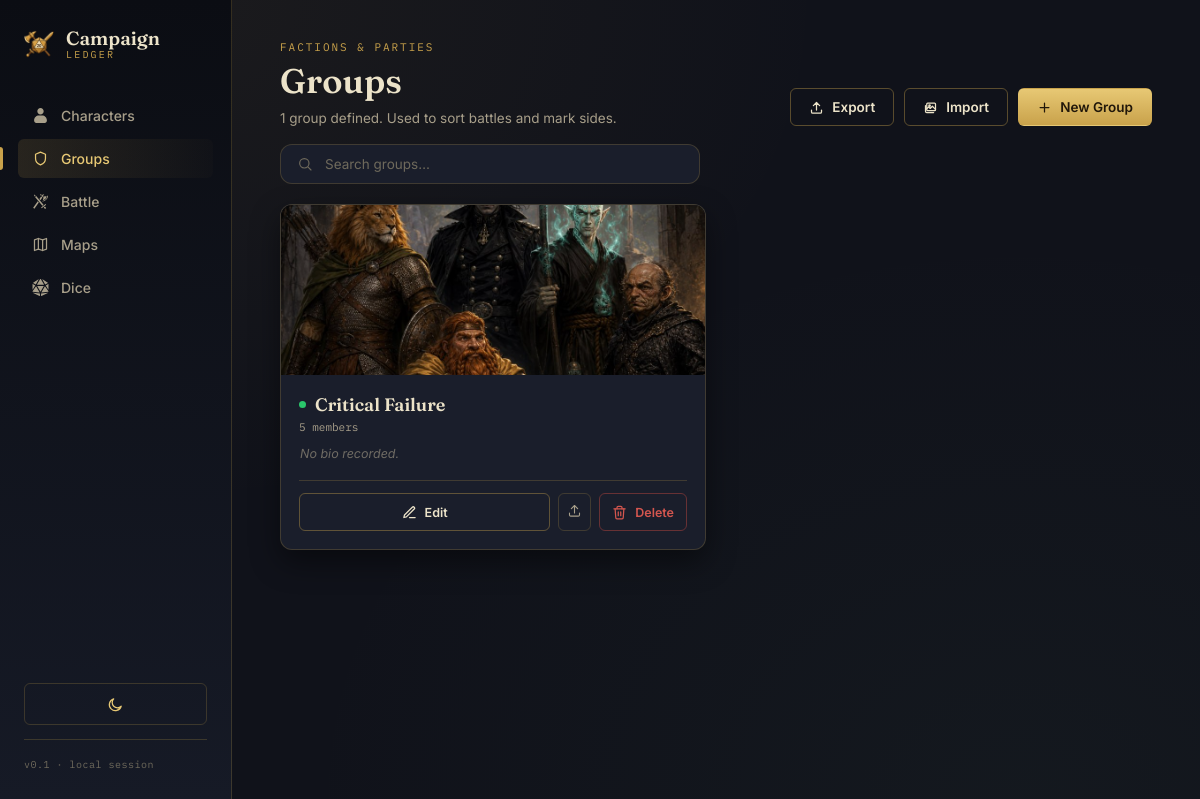
Before: /groups with the older database file.
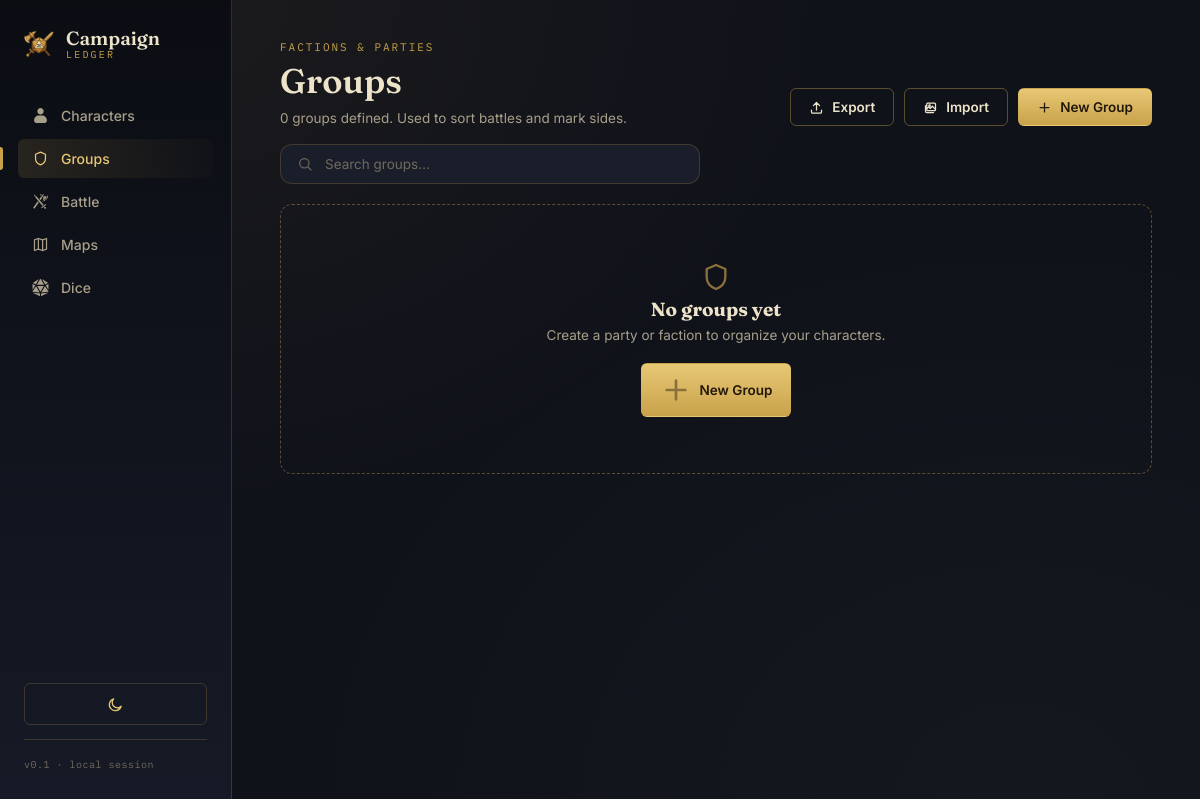
After: the same page with the newer database file.
### tables this page shows
CREATE TABLE groups (
    id INTEGER PRIMARY KEY AUTOINCREMENT,
    name TEXT NOT NULL,
    avatar_path TEXT,
    bio TEXT,
    color TEXT DEFAULT '#c9a24b',
    created_at TIMESTAMP DEFAULT CURRENT_TIMESTAMP
);

### app.py (the view)
@app.route('/groups')
def groups_list():
    db = get_db()
    groups = db.execute('''
        SELECT g.*, (SELECT COUNT(*) FROM characters c WHERE c.group_id = g.id) AS member_count
        FROM groups g ORDER BY g.name COLLATE NOCASE ASC
    ''').fetchall()
    db.close()
    return render_template('groups_list.html', groups=groups)

### database.py (called while the page is built)
def get_db():
    conn = sqlite3.connect(DB_PATH)
    conn.row_factory = sqlite3.Row
    conn.execute('PRAGMA foreign_keys = ON')
    return conn

### templates/groups_list.html (shortened to what this page needs)
{% extends "base.html" %}
{% from "_icons.html" import icon %}
{% set active_page = 'groups' %}
{% block content %}
<div class="page-header">
  <div>
    <p class="page-eyebrow">Factions &amp; Parties</p>
    <h1 class="page-title">Groups</h1>
    <p class="page-sub">{{ groups|length }} {{ 'group' if groups|length == 1 else 'groups' }} defined. Used to sort battles and mark sides.</p>
  </div>
  <div style="display:flex; gap:10px; flex-wrap:wrap;">
    <a href="{{ url_for('export_data') }}" class="btn btn-ghost">{{ icon('upload') }} Export</a>
    <form method="POST" action="{{ url_for('import_data') }}" enctype="multipart/form-data">
      <label class="btn btn-ghost import-label">
        {{ icon('images') }} Import
      </label>
    </form>
    <a href="{{ url_for('group_new') }}" class="btn btn-primary">{{ icon('plus') }} New Group</a>
  </div>
</div>
<div class="search-bar">
  {{ icon('search') }}
  <input type="text" id="group-search" placeholder="Search groups…" autocomplete="off">
</div>
{% if groups %}
<div class="group-grid" id="group-grid">
  {% for g in groups %}
  <div class="group-card" data-name="{{ g.name|lower }}">
    <div class="group-image-block" style="{{ '' if g.avatar_path else 'background: linear-gradient(135deg, ' ~ g.color ~ ', var(--bg-panel-inset));' }}">
      {% if g.avatar_path %}
        <img src="{{ url_for('uploaded_file', filename=g.avatar_path) }}" alt="{{ g.name }} avatar">
      {% else %}
        <div class="group-image-placeholder">{{ icon('shield') }}</div>
      {% endif %}
    </div>
    <div class="group-body">
      <h3 class="group-name"><span class="group-dot" style="background:{{ g.color }}"></span>{{ g.name }}</h3>
      <p class="group-count">{{ g.member_count }} member{{ '' if g.member_count == 1 else 's' }}</p>
      <p class="group-bio">{{ g.bio }}</p>
      <div class="group-actions">
        <a href="{{ url_for('group_edit', group_id=g.id) }}" class="btn btn-ghost btn-sm">{{ icon('pencil') }} Edit</a>
        <a href="{{ url_for('group_export', group_id=g.id) }}" class="btn-icon" title="Export this group">{{ icon('upload') }}</a>
        <form method="POST" action="{{ url_for('group_delete', group_id=g.id) }}" data-confirm="Delete group '{{ g.name }}'? Members will become ungrouped.">
          <button type="submit" class="btn btn-danger btn-sm">{{ icon('trash-2') }} Delete</button>
        </form>
      </div>
    </div>
  </div>
  {% endfor %}
</div>
{% else %}
<div class="empty-state">
  {{ icon('shield') }}
  <h3>No groups yet</h3>
  <p>Create a party or faction to organize your characters.</p>
  <a href="{{ url_for('group_new') }}" class="btn btn-primary">{{ icon('plus') }} New Group</a>
</div>
{% endif %}
{% endblock %}

### templates/_icons.html (shortened to what the changed rows need)
{% macro icon(name, cls='') %}
{%- if name == 'scroll-text' -%}
<?xml version="1.0" encoding="UTF-8"?>
<svg width="800px" height="800px" viewBox="0 0 16 16" xmlns="http://www.w3.org/2000/svg">
    <path d="m 8 1 c -1.65625 0 -3 1.34375 -3 3 s 1.34375 3 3 3 s 3 -1.34375 3 -3 s -1.34375 -3 -3 -3 z m -1.5 7 c -2.492188 0 -4.5 2.007812 -4.5 4.5 v 0.5 c 0 1.109375 0.890625 2 2 2 h 8 c 1.109375 0 2 -0.890625 2 -2 v -0.5 c 0 -2.492188 -2.007812 -4.5 -4.5 -4.5 z m 0 0" fill="#a89f8a"/>
</svg>
{%- elif name == 'shield' -%}
<svg class="icon {{ cls }}" viewBox="0 0 24 24" fill="none" stroke="currentColor" stroke-width="1.75" stroke-linecap="round" stroke-linejoin="round"><path d="M12 3l7 3v6c0 4.5-3 7.5-7 9-4-1.5-7-4.5-7-9V6l7-3z"/></svg>
{%- elif name == 'swords' -%}
<?xml version="1.0" encoding="utf-8"?>
<svg width="800px" height="800px" viewBox="0 0 512 512" xmlns="http://www.w3.org/2000/svg"><path fill="#a89f8a" d="M329.5 29.12l-8.1 11.4L359 67.16l8.1-11.44zm-88 5.04l24.2 45.36 1.8 1.29 14.8-40.36zm57.6 12.63l-16.4 44.8 40.7 28.81 35.3-31.54c-.9-.58-1.9-1.19-2.8-1.84zM59.83 48.56l10.84 45.83 29.63 2.6 2.7-29.63zM470.9 75.41c-5.6 4.71-12.2 8.59-19.5 11.74 5 46.45-14.7 83.45-45.2 109.75-26.5 22.9-60.9 38.4-95 47.9-2.5 4.8-5 9.2-7.4 13.1 41.5 5.4 93.2-21.2 129.2-60 19.8-21.3 34.8-45.9 41.1-69.2 5.2-19.4 4.7-37.42-3.2-53.29zm-351.3 8.71l-3 32.48-32.35-2.9 226.55 271 20-16.7 15.3-12.8zM434 93.09c-4.2 1-8.5 2-12.8 2.7-14.9 2.5-30.1 3.1-43.5.3l-41 36.61c4 7 5 15.7 4.5 24.5-.6 12.6-4.3 26.7-9.3 40.9-3 8.3-6.3 16.6-9.9 24.6 26.9-9.2 52.6-22.3 72.5-39.4 26.2-22.8 42.5-51.6 39.5-90.21zM274 107.4l-51.2 72.2 30.6 36.5 58.2-82.1zM173.8 248.8L34.53 445.2l37.53 26.6L204.3 285.3zm233 79.2L273.3 439.5l19.2 23.1L426 351zm-18.3 77.9l-35.3 29.4 39.7 47.6 35.3-29.4z"/></svg>
{%- elif name == 'dices' -%}
<?xml version="1.0" encoding="utf-8"?>
<svg fill="#a89f8a" width="800px" height="800px" viewBox="-16 0 512 512" xmlns="http://www.w3.org/2000/svg"><path d="M106.75 215.06L1.2 370.95c-3.08 5 .1 11.5 5.93 12.14l208.26 22.07-108.64-190.1zM7.41 315.43L82.7 193.08 6.06 147.1c-2.67-1.6-6.06.32-6.06 3.43v162.81c0 4.03 5.29 5.53 7.41 2.09zM18.25 423.6l194.4 87.66c5.3 2.45 11.35-1.43 11.35-7.26v-65.67l-203.55-22.3c-4.45-.5-6.23 5.59-2.2 7.57zm81.22-257.78L179.4 22.88c4.34-7.06-3.59-15.25-10.78-11.14L17.81 110.35c-2.47 1.62-2.39 5.26.13 6.78l81.53 48.69zM240 176h109.21L253.63 7.62C250.5 2.54 245.25 0 240 0s-10.5 2.54-13.63 7.62L130.79 176H240zm233.94-28.9l-76.64 45.99 75.29 122.35c2.11 3.44 7.41 1.94 7.41-2.1V150.53c0-3.11-3.39-5.03-6.06-3.43zm-93.41 18.72l81.53-48.7c2.53-1.52 2.6-5.16.13-6.78l-150.81-98.6c-7.19-4.11-15.12 4.08-10.78 11.14l79.93 142.94zm79.02 250.21L256 438.32v65.67c0 5.84 6.05 9.71 11.35 7.26l194.4-87.66c4.03-1.97 2.25-8.06-2.2-7.56zm-86.3-200.97l-108.63 190.1 208.26-22.07c5.83-.65 9.01-7.14 5.93-12.14L373.25 215.06zM240 208H139.57L240 383.75 340.43 208H240z"/></svg>
{%- elif name == 'plus' -%}
<svg class="icon {{ cls }}" viewBox="0 0 24 24" fill="none" stroke="currentColor" stroke-width="2" stroke-linecap="round"><path d="M12 5v14M5 12h14"/></svg>
{%- elif name == 'pencil' -%}
<svg class="icon {{ cls }}" viewBox="0 0 24 24" fill="none" stroke="currentColor" stroke-width="1.75" stroke-linecap="round" stroke-linejoin="round"><path d="M12 20h9"/><path d="M16.5 3.5a2.1 2.1 0 0 1 3 3L7 19l-4 1 1-4L16.5 3.5z"/></svg>
{%- elif name == 'trash-2' -%}
<svg class="icon {{ cls }}" viewBox="0 0 24 24" fill="none" stroke="currentColor" stroke-width="1.75" stroke-linecap="round" stroke-linejoin="round"><path d="M3 6h18"/><path d="M8 6V4a2 2 0 0 1 2-2h4a2 2 0 0 1 2 2v2"/><path d="M19 6l-1 14a2 2 0 0 1-2 2H8a2 2 0 0 1-2-2L5 6"/><path d="M10 11v6M14 11v6"/></svg>
{%- elif name == 'arrow-left' -%}
<svg class="icon {{ cls }}" viewBox="0 0 24 24" fill="none" stroke="currentColor" stroke-width="2" stroke-linecap="round" stroke-linejoin="round"><path d="M19 12H5M11 6l-6 6 6 6"/></svg>
{%- elif name == 'upload' -%}
<svg class="icon {{ cls }}" viewBox="0 0 24 24" fill="none" stroke="currentColor" stroke-width="1.75" stroke-linecap="round" stroke-linejoin="round"><path d="M12 16V4M7 9l5-5 5 5"/><path d="M4 16v3a2 2 0 0 0 2 2h12a2 2 0 0 0 2-2v-3"/></svg>
{%- elif name == 'images' -%}
<svg class="icon {{ cls }}" viewBox="0 0 24 24" fill="none" stroke="currentColor" stroke-width="1.75" stroke-linecap="round" stroke-linejoin="round"><rect x="6" y="5" width="14" height="12" rx="1.5"/><circle cx="10.5" cy="9" r="1.2"/><path d="M6 14l3-3 2.5 2.5L15 10l5 5"/><path d="M4 9v9a2 2 0 0 0 2 2h11"/></svg>
{%- elif name == 'x' -%}
<svg class="icon {{ cls }}" viewBox="0 0 24 24" fill="none" stroke="currentColor" stroke-width="2" stroke-linecap="round"><path d="M18 6L6 18M6 6l12 12"/></svg>
{%- elif name == 'check' -%}
<svg class="icon {{ cls }}" viewBox="0 0 24 24" fill="none" stroke="currentColor" stroke-width="2.25" stroke-linecap="round" stroke-linejoin="round"><path d="M20 6L9 17l-5-5"/></svg>
{%- elif name == 'user' -%}
<svg class="icon {{ cls }}" viewBox="0 0 24 24" fill="none" stroke="currentColor" stroke-width="1.75" stroke-linecap="round" stroke-linejoin="round"><circle cx="12" cy="8" r="3.5"/><path d="M4.5 20c1.2-4 4-6 7.5-6s6.3 2 7.5 6"/></svg>
{%- elif name == 'sun' -%}
<svg class="icon {{ cls }}" viewBox="0 0 24 24" fill="none" stroke="currentColor" stroke-width="1.75" stroke-linecap="round" stroke-linejoin="round"><circle cx="12" cy="12" r="4.5"/><path d="M12 2.5v2.5M12 19v2.5M4.6 4.6l1.8 1.8M17.6 17.6l1.8 1.8M2.5 12h2.5M19 12h2.5M4.6 19.4l1.8-1.8M17.6 6.4l1.8-1.8"/></svg>
{%- elif name == 'moon' -%}
<svg class="icon {{ cls }}" viewBox="0 0 24 24" fill="none" stroke="currentColor" stroke-width="1.75" stroke-linecap="round" stroke-linejoin="round"><path d="M20 14.5A8.5 8.5 0 1 1 9.5 4a6.5 6.5 0 0 0 10.5 10.5z"/></svg>
{%- elif name == 'search' -%}
<svg class="icon {{ cls }}" viewBox="0 0 24 24" fill="none" stroke="currentColor" stroke-width="1.75" stroke-linecap="round" stroke-linejoin="round"><circle cx="11" cy="11" r="7"/><path d="M21 21l-4.3-4.3"/></svg>
{%- elif name == 'map' -%}
<svg class="icon {{ cls }}" viewBox="0 0 24 24" fill="none" stroke="currentColor" stroke-width="1.75" stroke-linecap="round" stroke-linejoin="round"><path d="M9 3.5L3.5 5.5v15L9 18.5l6 2 5.5-2v-15l-5.5 2z"/><path d="M9 3.5v15M15 5.5v15"/></svg>
{%- elif name == 'cursor' -%}
<svg class="icon {{ cls }}" viewBox="0 0 24 24" fill="none" stroke="currentColor" stroke-width="1.75" stroke-linecap="round" stroke-linejoin="round"><path d="M5 3l5.5 16 2-6.5L19 10.5 5 3z"/></svg>
{%- elif name == 'rect-tool' -%}
<svg class="icon {{ cls }}" viewBox="0 0 24 24" fill="none" stroke="currentColor" stroke-width="1.75" stroke-linecap="round" stroke-linejoin="round"><rect x="4" y="6" width="16" height="12" rx="1"/></svg>
{%- elif name == 'oval-tool' -%}
<svg class="icon {{ cls }}" viewBox="0 0 24 24" fill="none" stroke="currentColor" stroke-width="1.75"><ellipse cx="12" cy="12" rx="8" ry="6"/></svg>
{%- elif name == 'pen-tool' -%}
<svg class="icon {{ cls }}" viewBox="0 0 24 24" fill="none" stroke="currentColor" stroke-width="1.75" stroke-linecap="round" stroke-linejoin="round"><path d="M4 18c2-1 3-6 5-8 1.5-1.5 3 0 1.5 1.5-2 2-7 3-8 5"/><path d="M13 9l2-2 3 3-2 2z"/><path d="M18 4l2 2"/></svg>
{%- elif name == 'move' -%}
<svg class="icon {{ cls }}" viewBox="0 0 24 24" fill="none" stroke="currentColor" stroke-width="1.75" stroke-linecap="round" stroke-linejoin="round"><path d="M12 3v18M3 12h18M6 6l-3 3 3 3M18 6l3 3-3 3M6 18l-3-3 3-3M18 18l3-3-3-3"/></svg>
{%- elif name == 'grid' -%}
<svg class="icon {{ cls }}" viewBox="0 0 24 24" fill="none" stroke="currentColor" stroke-width="1.75"><rect x="3" y="3" width="18" height="18" rx="1"/><path d="M9 3v18M15 3v18M3 9h18M3 15h18"/></svg>
{%- elif name == 'resize' -%}
<svg class="icon {{ cls }}" viewBox="0 0 24 24" fill="none" stroke="currentColor" stroke-width="1.75" stroke-linecap="round" stroke-linejoin="round"><path d="M15 3h6v6M9 21H3v-6M21 3l-7 7M3 21l7-7"/></svg>
{%- elif name == 'rotate' -%}
<svg class="icon {{ cls }}" viewBox="0 0 24 24" fill="none" stroke="currentColor" stroke-width="1.75" stroke-linecap="round" stroke-linejoin="round"><path d="M3 12a9 9 0 1 1 3 6.7"/><path d="M3 21v-6h6"/></svg>
{%- elif name == 'eraser' -%}
<svg class="icon {{ cls }}" viewBox="0 0 24 24" fill="none" stroke="currentColor" stroke-width="1.75" stroke-linecap="round" stroke-linejoin="round"><path d="M20 20H9L4.5 15.5a2 2 0 0 1 0-2.83l8.17-8.17a2 2 0 0 1 2.83 0l4.5 4.5a2 2 0 0 1 0 2.83L13 18"/><path d="M7 15l5.5 5.5"/></svg>
{%- elif name == 'lock' -%}
<svg class="icon {{ cls }}" viewBox="0 0 24 24" fill="none" stroke="currentColor" stroke-width="1.75" stroke-linecap="round" stroke-linejoin="round"><path d="M7 11h10a2 2 0 0 1 2 2v6a2 2 0 0 1-2 2H7a2 2 0 0 1-2-2v-6a2 2 0 0 1 2-2z"/><path d="M8 11V7a4 4 0 0 1 8 0v4"/></svg>
{%- elif name == 'unlock' -%}
<svg class="icon {{ cls }}" viewBox="0 0 24 24" fill="none" stroke="currentColor" stroke-width="1.75" stroke-linecap="round" stroke-linejoin="round"><path d="M7 11h10a2 2 0 0 1 2 2v6a2 2 0 0 1-2 2H7a2 2 0 0 1-2-2v-6a2 2 0 0 1 2-2z"/><path d="M8 11V7a4 4 0 0 1 7.75-1.5"/></svg>
{%- elif name == 'undo' -%}
<svg class="icon {{ cls }}" viewBox="0 0 24 24" fill="none" stroke="currentColor" stroke-width="1.75" stroke-linecap="round" stroke-linejoin="round"><path d="M9 14L4 9l5-5"/><path d="M4 9h10a6 6 0 0 1 0 12h-3"/></svg>
{%- elif name == 'redo' -%}
<svg class="icon {{ cls }}" viewBox="0 0 24 24" fill="none" stroke="currentColor" stroke-width="1.75" stroke-linecap="round" stroke-linejoin="round"><path d="M15 14l5-5-5-5"/><path d="M20 9H10a6 6 0 0 0 0 12h3"/></svg>
{%- else -%}
<svg class="icon {{ cls }}" viewBox="0 0 24 24" fill="none" stroke="currentColor" stroke-width="1.75"><circle cx="12" cy="12" r="9"/></svg>
{%- endif -%}
{% endmacro %}

Changed rows visible on the page:
removed groups: avatar_path (picture), name "Critical Failure", member_count "5", member_count "s"
Other visible differences:
{{ groups|length }}: "1" → "0"
{{ 'group' if groups|length == 1 else 'groups' }}: "group" → "groups"
text now shown: "No groups yet Create a party or faction to organize your characters. New Group"
